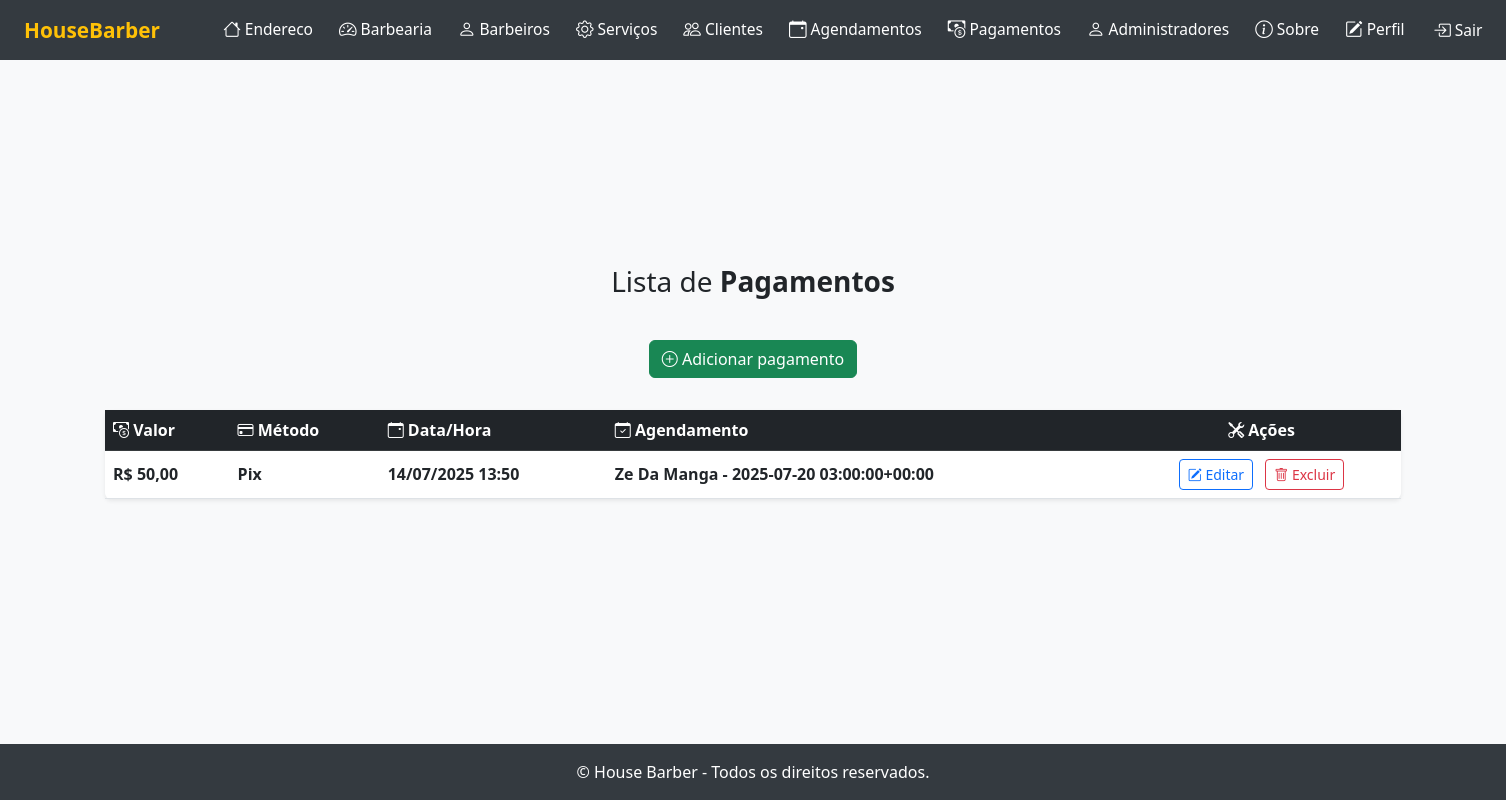
/listar/pagamentos/ (signed in), run on the app's committed database.
### cadastros/models.py (models this page shows, shortened)
class Pagamento(models.Model):
    PAGAMENTO_CHOICES = [
        ('dinheiro', 'Dinheiro'),
        ('cartao_credito', 'Cartão de Crédito'),
        ('cartao_debito', 'Cartão de Débito'),
        ('pix', 'Pix'),
        ('boleto', 'Boleto'),
    ]
    valor = models.DecimalField(max_digits=8, decimal_places=2, help_text="Valor do pagamento")
    metodo = models.CharField(max_length=50, help_text="Método de pagamento", choices=PAGAMENTO_CHOICES, default='Dinheiro')
    data_hora = models.DateTimeField(help_text="Data e hora do pagamento")
    agendamento = models.OneToOneField(Agendamento, on_delete=models.CASCADE, related_name='pagamento', null=True, blank=True, help_text="Agendamento relacionado (opcional)")
    usuario = models.ForeignKey(User, on_delete=models.CASCADE, related_name='pagamento_usuario', help_text="Usuário responsável pelo pagamento")

class Agendamento(models.Model):
    STATUS_CHOICES = [
        ('pendente', 'Pendente'),
        ('confirmado', 'Confirmado'),
        ('cancelado', 'Cancelado'),
        ('concluido', 'Concluído'),
    ]
    data_hora = models.DateTimeField(help_text="Data e hora do agendamento")
    status = models.CharField(max_length=20, choices=STATUS_CHOICES, default='pendente', help_text="Status do agendamento")
    observacoes = models.TextField(blank=True, null=True, help_text="Observações do agendamento (opcional)")
    barbearia = models.ForeignKey(Barbearia, on_delete=models.CASCADE, related_name='agendamentos', help_text="Barbearia do agendamento")
    cliente = models.ForeignKey(Cliente, on_delete=models.CASCADE, related_name='agendamentos', help_text="Cliente do agendamento")
    barbeiro = models.ForeignKey(Barbeiro, on_delete=models.CASCADE, related_name='agendamentos', help_text="Barbeiro responsável")
    servico = models.ForeignKey(Servico, on_delete=models.CASCADE, related_name='agendamentos', help_text="Serviço agendado")
    usuario = models.ForeignKey(User, on_delete=models.CASCADE, related_name='agendamento_usuario', help_text="Usuário responsável pelo agendamento")
    def __str__(self):
        return f"{self.cliente.nome} - {self.data_hora}"

class Cliente(models.Model):
    nome = models.CharField(max_length=255, help_text="Nome do cliente")
    telefone = models.CharField(max_length=20, help_text="Telefone do cliente")
    email = models.EmailField(help_text="E-mail do cliente")
    data_nascimento = models.DateField(help_text="Data de nascimento do cliente")
    created_at = models.DateTimeField(auto_now_add=True, help_text="Data de cadastro do cliente")
    usuario = models.ForeignKey(User, on_delete=models.CASCADE, related_name='cliente_usuario', help_text="Usuário responsável pelo cliente")

### cadastros/views.py (the view)
# urls.py: path('listar/pagamentos/', PagamentoListView.as_view(), name='pagamento-lista'),
class PagamentoListView(LoginRequiredMixin, ListView):
    login_url = reverse_lazy('login')
    model = Pagamento
    template_name = 'listas/pagamento.html'
    context_object_name = 'pagamentos'
    def get_queryset(self):
        return Pagamento.objects.filter(usuario=self.request.user)

### cadastros/templates/listas/pagamento.html (shortened to what this page needs)
{% extends "paginas/modelo.html" %}
{% block conteudo %}
<h3>
    Lista de <b>Pagamentos</b>
</h3>
<div class="d-flex justify-content-center mb-3">
    <a class="btn btn-success mb-3" href="{% url 'cadastrar-pagamento' %}">
        <i class="bi bi-plus-circle"></i> Adicionar pagamento
    </a>
</div>
<table id="table-lista" class="table table-hover align-middle shadow-sm rounded bg-white">
    <thead class="table-dark">
        <tr>
            <th scope="col"><i class="bi bi-cash-coin"></i> Valor</th>
            <th scope="col"><i class="bi bi-credit-card"></i> Método</th>
            <th scope="col"><i class="bi bi-calendar-event"></i> Data/Hora</th>
            <th scope="col"><i class="bi bi-calendar-check"></i> Agendamento</th>
            <th scope="col" class="text-center"><i class="bi bi-tools"></i> Ações</th>
        </tr>
    </thead>
    <tbody>
        {% for object in pagamentos %}
            <tr>
                <td class="fw-semibold">R$ {{ object.valor }}</td>
                <td class="fw-semibold">{{ object.get_metodo_display }}</td>
                <td class="fw-semibold">{{ object.data_hora|date:"d/m/Y H:i" }}</td>
                <td class="fw-semibold">
                    {% if object.agendamento %}
                        {{ object.agendamento }}
                    {% else %}
                        <span class="text-muted">-</span>
                    {% endif %}
                </td>
                <td class="text-center">
                    <a class="btn btn-outline-primary btn-sm me-2" href="{% url 'editar-pagamento' object.pk %}">
                        <i class="bi bi-pencil-square"></i> Editar
                    </a>
                    <a class="btn btn-outline-danger btn-sm" href="{% url 'excluir-pagamento' object.pk %}">
                        <i class="bi bi-trash"></i> Excluir
                    </a>
                </td>
            </tr>
        {% empty %}
            <tr>
                <td colspan="6" class="text-center text-muted py-4">
                    <i class="bi bi-exclamation-circle"></i> Nenhum registro encontrado.
                </td>
            </tr>
        {% endfor %}
    </tbody>
</table>
{% endblock %}
{% block scripts %}
<link href="https://cdn.datatables.net/v/bs5/dt-2.1.8/datatables.min.css" rel="stylesheet">
{% endblock %}

### paginas/templates/paginas/modelo.html (style rules this page uses)
body { min-height: 100vh; display: flex; flex-direction: column; background: #f8f9fa; }

### data on the page
Pagamento: valor "50,00", metodo "Pix", data_hora "14/07/2025 13:50", agendamento "Ze Da Manga - 2025-07-20 03:00:00+00:00"
